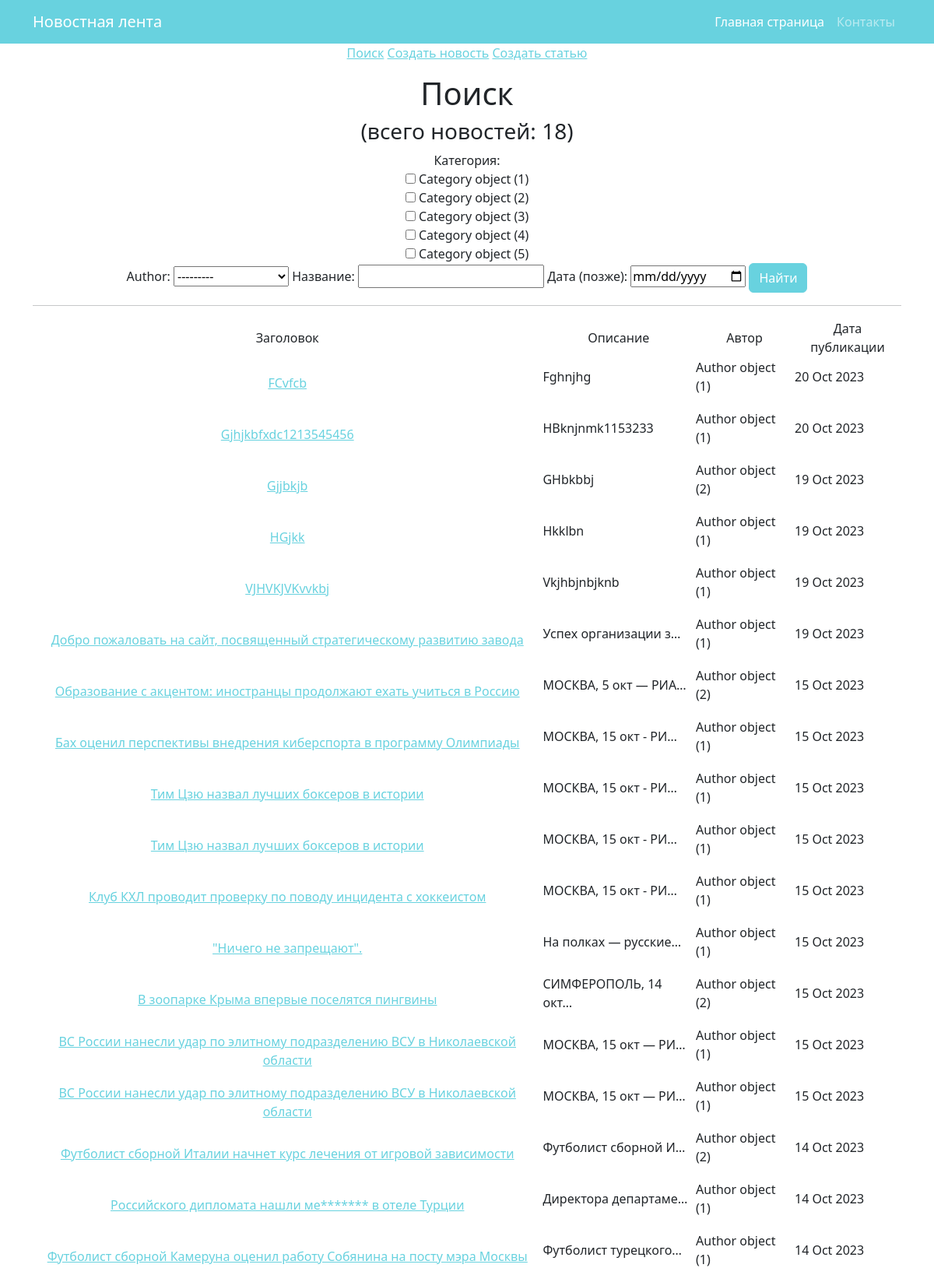
The page /news/search/ on the database as committed earlier.
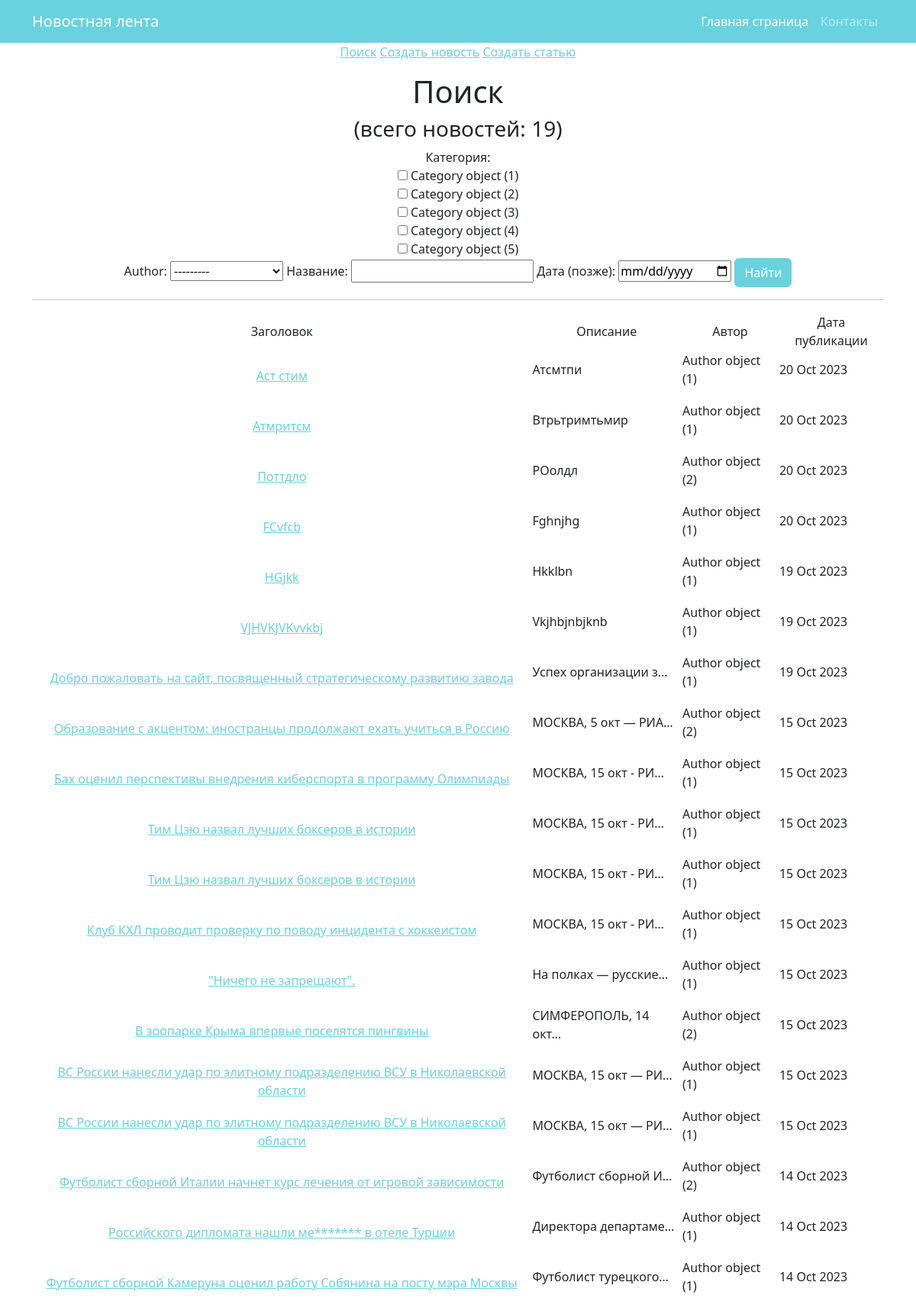
The same page on the database as committed later.
### news/models.py (models this page shows, shortened)
class Post(models.Model):
    author = models.ForeignKey(Author, on_delete=models.CASCADE, verbose_name=pgettext_lazy('Author', 'Author'))
    type = models.CharField(max_length=7, choices=TYPE, default='NWS')
    time_in = models.DateTimeField(auto_now_add=True)
    category = models.ManyToManyField(Category, through='PostCategory')
    title = models.CharField(max_length=100)
    text = models.TextField()
    rating = models.IntegerField(default=0)

class Author(models.Model):
    name = models.CharField(max_length=255)
    users = models.OneToOneField(User, on_delete=models.CASCADE)
    user_rating = models.IntegerField(default=0)

### news/views.py (the view)
# urls.py: path('search/', PostSearch.as_view(), name='search'),
class PostSearch(ListView):
    model = Post
    template_name = 'search.html'
    context_object_name = 'posts'
    ordering = ['-time_in']
    def get_context_data(self, **kwargs):
        context = super().get_context_data(**kwargs)
        context['filter'] = PostFilter(self.request.GET, queryset=self.get_queryset())
        return context

### news/templatetags/custom_filters.py (called while the page is built)
@register.filter()
def censor(value):
    for word in censored_word:
        if word.lower() in value.lower():
            value = value.replace(word[2:], '*' * len(word))
    return value

### templates/search.html (shortened to what this page needs)
{% extends 'flatpages/default.html' %}
{% load custom_filters %}
{% load custom_tags %}
{% block content %}
<a href="/news/search/">Поиск</a>
<a href="/news/create/">Создать новость</a>
<a href="/news/create/">Создать статью</a>
<p>
<h1>Поиск</h1>
<h3>(всего новостей: {{ posts|length }})</h3>
<form method='GET'>
    {{ filter.form }}
    <input class="btn btn-primary" type='submit' value='Найти'>
</form>
   <hr>
       <table>
           <tr>
               <td>Заголовок</td>
               <td>Описание</td>
               <td>Автор</td>
               <td>Дата публикации</td>
           </tr>
           {% for post in filter.qs %}
           <tr>
               <td>
                <a href="/news/{{ post.id  }}">{{ post.title|censor }} </a>
            </td>
               <td><p align="left">{{ post.text|truncatechars:20 }}</td>
               <td><p align="left">{{ post.author }}</td>
               <td><p align="left">{{ post.time_in|date:'d M Y' }}</td>
           </tr>
           {% endfor %}
</table>
{% endblock content %}

### templates/flatpages/default.html (shortened to what this page needs)
<!DOCTYPE html>
<html lang="en">
    <head>
        {% load static %}
       <link href="{% static 'css/styles.css' %}" rel="stylesheet" />
    </head>
    <body>
        <nav class="navbar navbar-expand-lg navbar-dark bg-dark">
            <div class="container">
                <a class="navbar-brand" href="/news/">Новостная лента</a>
                <div class="collapse navbar-collapse" id="navbarSupportedContent">
                    <ul class="navbar-nav ms-auto mb-2 mb-lg-0">
                        <li class="nav-item"><a class="nav-link active" aria-current="page" href="/news/">Главная страница</a></li>
                        <li class="nav-item"><a class="nav-link" href="/contact/">Контакты</a></li>
                    </ul>
                </div>
            </div>
        </nav>
        <div class="container">
           <div class="row">
               <div class="col-lg-12 text-center">
                   {% block content %}{% endblock content %}
               </div>
           </div>
        </div>
    </body>
</html>

Rows that differ between the two databases and show on the page:
removed Post: title|censor "Gjhjkbfxdc1213545456", text "HBknjnmk1153233", author "Author object (1)", time_in "20 Oct 2023"
removed Post: title|censor "Gjjbkjb", text "GHbkbbj", author "Author object (2)", time_in "19 Oct 2023"
added Post: title|censor "Аст стим", text "Атсмтпи", author "Author object (1)", time_in "20 Oct 2023"
added Post: title|censor "Атмритсм", text "Втрьтримтьмир", author "Author object (1)", time_in "20 Oct 2023"
added Post: title|censor "Поттдло", text "РОолдл", author "Author object (2)", time_in "20 Oct 2023"
Other text that changed with them:
{{ posts|length }}: "18" → "19"
